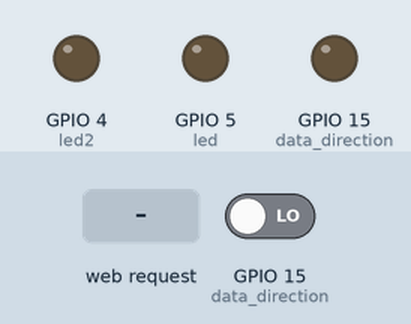
A sketch run on a simulated ESP8266 (NodeMCU). Parts: output pins drawn as LEDs (lit = HIGH). The test bench sets the inputs (shaded band); at power-on: GPIO 15 (data_direction) LOW. WiFi joins after 1.5 s; servers stay silent unless stated; what the sketch prints to the serial monitor is not drawn.

Above: at 2.7 s.
2.8 s: HTTP request GET /getsceneinfo?sw=1 received
At 3.9 s:
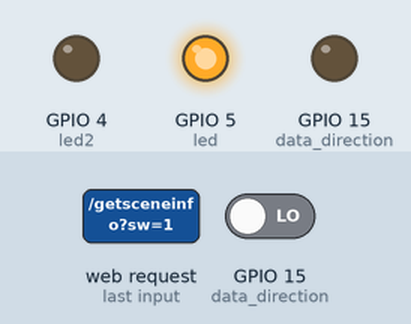
4.3 s: HTTP request GET / received
At 5.1 s:
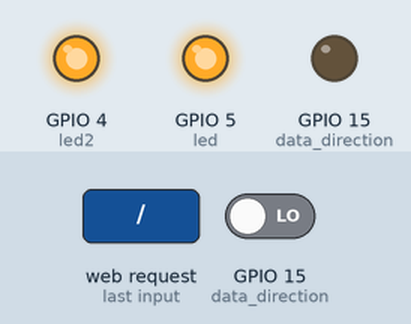
Timing chart, 0 to 7.3 s (numbered marks = the images above; inputs shaded):
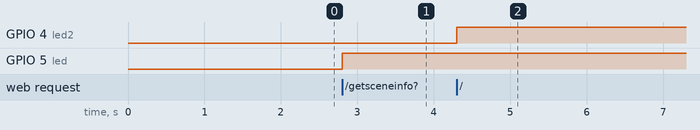

Measured:
- after the input at 2.8 s, GPIO 5 (led): LOW → HIGH at once
- after the input at 4.3 s, GPIO 4 (led2): LOW → HIGH at once

The sketch:

HelloServer.ino
```cpp
#include <ESP8266WiFi.h>
#include <WiFiClient.h>
#include <ESP8266WebServer.h>
#include <ESP8266mDNS.h>
#define data_direction 15
#define data 12
#define clk 13
String receive_buffer;

const char* ssid = "Vikilabs";
const char* password = "quicksilver";

ESP8266WebServer server(80);

const int led = 5;
const int led2 = 4;

void handleRoot() {
  digitalWrite(led, 1);

  transmit(server.arg(0));
  digitalWrite(led2, 1);
  //Serial.println(server.arg(0));
  receive_buffer = receiver();
  digitalWrite(led2, 0);
  server.send(200, "text/plain", receive_buffer);
  digitalWrite(led, 0);
}

void getSceneInfo() {
  uint8 totalArgs = server.args();

  for (uint8 i = 0; i < totalArgs; i++) {
    Serial.print(server.argName(i));
    Serial.print(" : ");
    Serial.print(server.arg(i));
    Serial.println(" ");
  }
  Serial.println(server.arg("sw"));
  digitalWrite(led, server.arg("sw").toInt());
  server.send(200, "text/plain", "received scene info, thanks.");
}

void handleNotFound() {
  digitalWrite(led, 1);
  String message = "File Not Found\n\n";
  message += "URI: ";
  message += server.uri();
  message += "\nMethod: ";
  message += (server.method() == HTTP_GET) ? "GET" : "POST";
  message += "\nArguments: ";
  message += server.args();
  message += "\n";
  for (uint8_t i = 0; i < server.args(); i++) {
    message += " " + server.argName(i) + ": " + server.arg(i) + "\n";
  }
  server.send(404, "text/plain", message);
  digitalWrite(led, 0);
}

void setup(void) {
  pinMode(led, OUTPUT);
  pinMode(led2, OUTPUT);
  pinMode(data_direction, OUTPUT);
  digitalWrite(led, 0);
  digitalWrite(led2, 0);
  Serial.begin(115200);
  WiFi.mode(WIFI_STA);
  WiFi.begin(ssid, password);
  Serial.println("");

  // Wait for connection
  while (WiFi.status() != WL_CONNECTED) {
    delay(500);
    Serial.print(".");
  }
  Serial.println("");
  Serial.print("Connected to ");
  Serial.println(ssid);
  Serial.print("IP address: ");
  Serial.println(WiFi.localIP());

  if (MDNS.begin("esp8266")) {
    Serial.println("MDNS responder started");
  }

  server.on("/", handleRoot);

  server.on("/getsceneinfo", getSceneInfo);

  server.on("/inline", []() {
    server.send(200, "text/plain", "this works as well");
  });

  server.onNotFound(handleNotFound);

  server.begin();
  Serial.println("HTTP server started");
}

String receiver(){
bool flag = false;
//pinMode(data, INPUT);
//pinMode(data_direction, INPUT);
//pinMode(clk, INPUT);
receive_buffer = "";
bool previous_clk = LOW;
uint8 pointer = 0;
uint8 bytes[8];
while(flag != true){
while (digitalRead(data_direction) == HIGH) {
  flag = true;
  if (digitalRead(clk) == LOW){
    previous_clk = LOW;
    }
  if ((digitalRead(clk) == HIGH) && (previous_clk == LOW)){
        bytes[pointer] = digitalRead(data);
        uint8 temp;
        if (pointer == 7){
        pointer = -1;
        temp = 0;
        for (int j = 0; j < 8; j++) {
           uint8 bitshiftedVal = (bytes[j] << (7-j));
           temp |= bitshiftedVal;
             }
         receive_buffer.concat(char(temp));
           //or Serial.print(char(temp))
         //Serial.println("receiver hit");
          }
       pointer = pointer+1;
       previous_clk = HIGH;
       //delayMicroseconds(3);
       }
    }
}
return receive_buffer;
}

void loop(void) {
  server.handleClient();
}

void transmit(String myText){
pinMode(data, OUTPUT);
pinMode(clk, OUTPUT);
pinMode(data_direction, OUTPUT);
digitalWrite(data_direction, HIGH);
delay(1);
for(int i=0; i<myText.length(); i++){
   char myChar = myText.charAt(i);

    for(int i=7; i>=0; i--){

      digitalWrite(data, bitRead(myChar, i));
      digitalWrite(clk, HIGH);
      delayMicroseconds(40);
      digitalWrite(clk, LOW);
      delayMicroseconds(40);
      //Serial.print(bitRead(myChar, i));
      }
  }
//receive_buffer = "";
digitalWrite(data_direction, LOW);
pinMode(data_direction, INPUT);
pinMode(data, INPUT);
pinMode(data_direction, INPUT);
pinMode(clk, INPUT);
}
```
